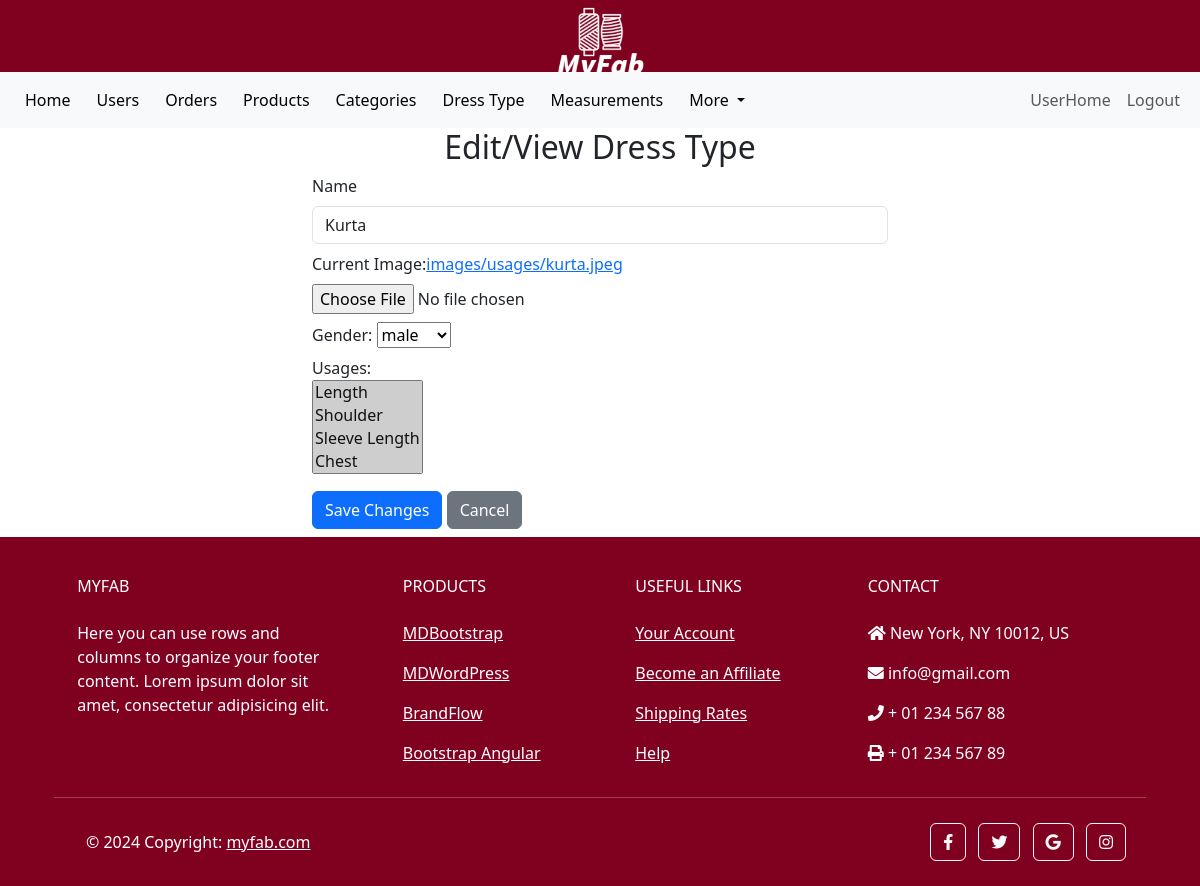
/custom_admin/usages/4/edit/ (signed in), run on the app's committed database.
### main/models.py (models this page shows, shortened)
class Usage(models.Model):
    GENDER_CHOICES = [
        ('M', 'male'),
        ('F', 'female'),
    ]
    name = models.CharField(max_length=100, null=False, unique=True)
    image = models.ImageField(upload_to='images/usages', null=True, blank=True)
    gender = models.CharField(max_length=10, null=True, choices=GENDER_CHOICES)
    measurements = models.ManyToManyField(Measurement)

### custom_admin/views.py (the view, shortened to what this page needs)
# urls.py: path('usages/<int:pk>/edit/', AdminUsageEdit.as_view(), name='admin_usage_edit'),
class AdminUsageEdit(UpdateView):
    model = Usage
    fields = ['name', 'image', 'gender', 'measurements']
    template_name = 'admin_usage_edit.html'
    def get_context_data(self, **kwargs):
        context = super().get_context_data(**kwargs)
        context['previous_url'] = self.request.META.get('HTTP_REFERER', reverse('custom_admin:admin_usages'))
        return context

### main/models.py (called while the page is built)
    def __str__(self):
        return self.name

### templates/admin_usage_edit.html (shortened to what this page needs)
{% extends 'admin_base.html' %}
{% load static %}
{% block content %}
<nav class="navbar navbar-expand-lg bg-body-tertiary">
    <div class="container-fluid">
        <div class="collapse navbar-collapse" id="navbarSupportedContent">
            <ul class="navbar-nav d-flex align-items-center me-auto mb-2 mb-lg-0">
                <li class="nav-item">
                    <a class="btn text-black" href="{% url "custom_admin:admin_home" %}">
                        Home
                    </a>
                </li>
                <li class="nav-item">
                    <a class="btn text-black" href="{% url "custom_admin:admin_users" %}" >
                        Users
                    </a>
                </li>
                <li class="nav-item">
                    <a class="btn text-black" href="{% url "custom_admin:admin_orders" %}" >
                        Orders
                    </a>
                </li>
                <li class="nav-item">
                    <a class="btn text-black" href="{% url "custom_admin:admin_products" %}" >
                        Products
                    </a>
                </li>
                <li class="nav-item">
                    <a class="btn text-black" href="{% url "custom_admin:admin_categories" %}" >
                        Categories
                    </a>
                </li>
                <li class="nav-item">
                    <a class="btn text-black" href="{% url "custom_admin:admin_usages" %}" >
                        Dress Type
                    </a>
                </li>
                <li class="nav-item">
                    <a class="btn text-black" href="{% url "custom_admin:admin_measurements" %}">
                        Measurements
                    </a>
                </li>
                <li class="nav-item dropdown">
                    <a class="btn text-black dropdown-toggle" href="#" role="button" data-bs-toggle="dropdown"
                        aria-expanded="false">
                        More
                    </a>
                </li>
            </ul>
            <ul class="navbar-nav d-flex flex-row justify-content-center  ms-auto mb-2 mb-lg-0">
                <li class="nav-item ms-3 ms-lg-0">
                    <a class="nav-link" href="{% url "main:home" %}">UserHome</a>
                </li>
                <li class="nav-item ms-3 ms-lg-0">
                    <form id="logout-form" action="/accounts/logout/" method="post">
                        <button type="submit" class="nav-link btn btn-link">Logout</button>
                    </form>
                </li>
            </ul>
        </div>
    </div>
</nav>
    <div class="container w-50">
        <h2 class="text-center">Edit/View Dress Type</h2>
        <form method="post" enctype="multipart/form-data">
            <div class="form-group my-2">
                <label for="id_name" class="form-label">Name</label>
                <input type="text" class="form-control" id="id_name" name="name" value="{{ object.name }}">
            </div>
            <div class="form-group my-2">
                <label for="id_image">Current Image:<a href="{{ object.image.url }}" target="_blank">{{ object.image }}</a></label>
                <div class="custom-file my-2">
                    <input type="file" class="custom-file-input" id="id_image" name="image">
                </div>
            </div>
            <div class="form-group my-2">
                <label for="gender">Gender:</label>
                    {{form.gender}}
            </div>
            <div class="form-group me-5 my-2 h-100">
                <label for="id_usages">Usages:</label>
                <div class="h-75">
                    {{ form.measurements }}
                </div>
            </div>
            <button type="submit" class="btn btn-primary my-2">Save Changes</button>
            <a href="{{ previous_url }}" class="btn btn-secondary">Cancel</a>
        </form>
    </div>
{% endblock content %}

### data on the page
Usage: name "Kurta", image "images/usages/kurta.jpeg", gender "male"
